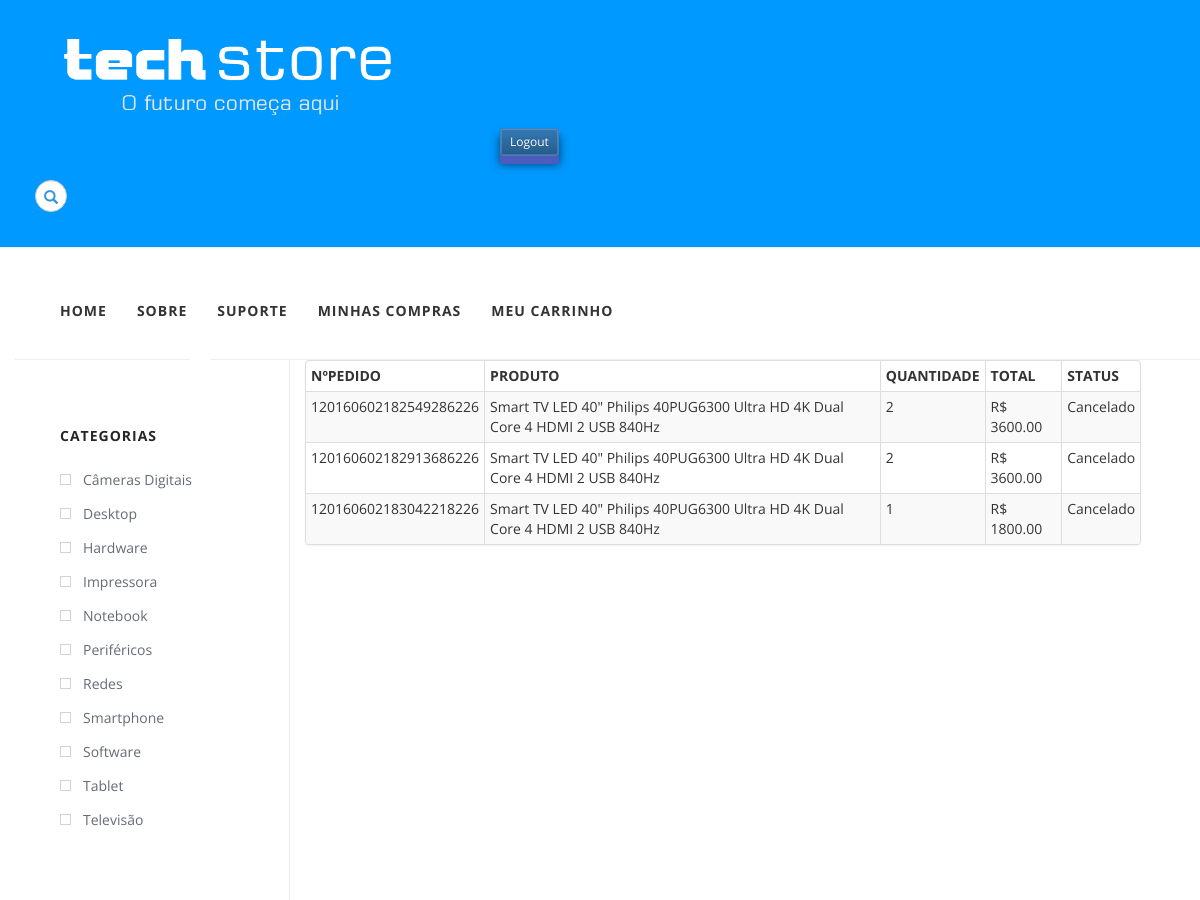
The app's page /compras_realizadas/1/ (signed in, upper part), older data.
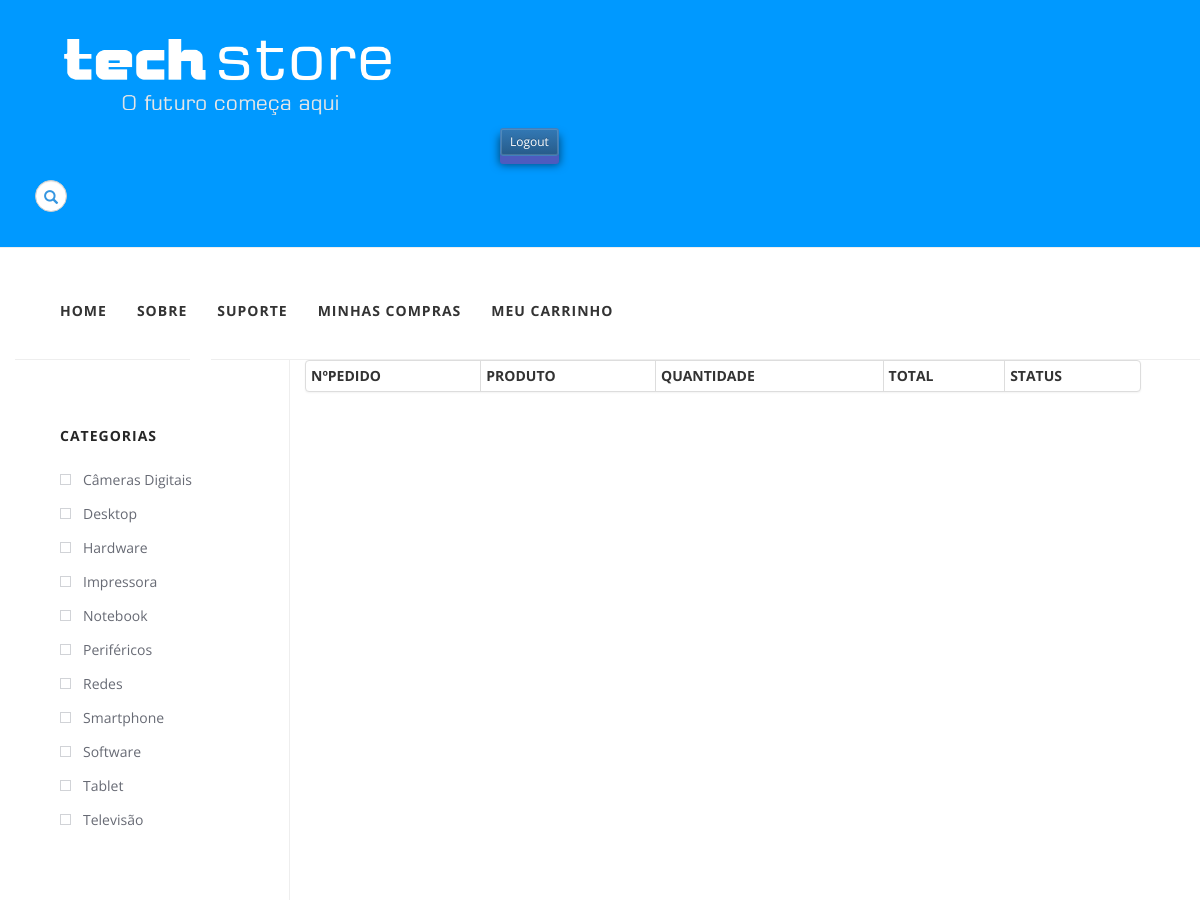
The same page, newer data.
### store/models.py (models this page shows, shortened)
class Carrinho(models.Model):
	id_carrinho = models.AutoField(primary_key=True)
	id_compra = models.CharField(verbose_name=u'Numero Pedido', max_length=10000)
	usuario_compra = models.ForeignKey('auth.User')
	qntd_produtos = models.IntegerField(verbose_name=u'Quantidade de produtos')
	created_date = models.DateTimeField(default=timezone.now)
	produto_compra = models.ForeignKey('Produto')
	preco_total = models.DecimalField(max_digits=15, decimal_places=2, verbose_name=u'Preço Total')
	id_status = models.ForeignKey('Statu')

class Produto(models.Model):
	id_produto = models.AutoField(primary_key=True)
	nome_produto = models.CharField(max_length=160, unique=True)
	descricao_produto = models.TextField()
	imagem_produto = models.FileField(verbose_name=u'Foto do produto')
	categoria_produto = models.CharField(choices= CATEGORIA_CHOICES, max_length=200, verbose_name=u'Categoria')
	preco_produto = models.DecimalField(max_digits=15, decimal_places=2, verbose_name=u'Preço da venda')
	qntd_produto = models.IntegerField(verbose_name=u'Quantidade de estoque')
	valor_compra = models.DecimalField(max_digits=15, decimal_places=2, verbose_name=u'Preço da compra')
	produto_indisponivel = models.BooleanField()
	def __str__(self):
		return self.nome_produto

class Statu(models.Model):
	id_status = models.AutoField(primary_key=True)
	status_info = models.CharField(max_length=160, unique=True, verbose_name=u'Status')
	def __str__(self):
		return self.status_info

### store/views.py (the view)
# urls.py: url(r'^compras_realizadas/(?P<id>[0-9]+)/$', views.Historico),
@login_required
def Historico(request, id):
    cart = Carrinho.objects.filter(usuario_compra=id)
    mylist = []
    for x in cart:
        mylist.append(x.produto_compra)
    listapk = []
    for x in mylist:
        id = Produto.objects.filter(nome_produto__contains = x)
        listapk.append(id[0].id_produto)
    posts = Produto.objects.filter(id_produto__in = listapk)
    return render(request, "store/historico.html", {'posts': posts, 'cart':cart})

### store/templates/store/historico.html (shortened to what this page needs)
{% load staticfiles %}
<!DOCTYPE html PUBLIC "-//W3C//DTD XHTML 1.0 Strict//EN"
	"http://www.w3.org/TR/xhtml1/DTD/xhtml1-strict.dtd">
<html xmlns="http://www.w3.org/1999/xhtml" lang="en" xml:lang="en">
<head>
	<link rel="stylesheet" href="//maxcdn.bootstrapcdn.com/bootstrap/3.2.0/css/bootstrap.min.css">
	<link rel="stylesheet" href="//maxcdn.bootstrapcdn.com/bootstrap/3.2.0/css/bootstrap-theme.min.css">
	<link rel="stylesheet" href="{% static 'store/css/store.css' %}">
	<link rel="stylesheet" href="{% static 'store/css/products.css' %}">
	<link rel="stylesheet" href="{% static 'store/css/search.css' %}">
	<link rel="stylesheet" href="{% static 'store/css/cart.css' %}">
</head>
<body>
	<div class="visible-desktop">
		<div class="page-header">
			<div class="container-fluid">
				{% if user.is_authenticated %}
				<form class="navbar-form navbar-top-right" role="form" action="{% url 'store.views.Logout' id=user.id %}">
					<div class="input-group">
						<a href="{% url 'store.views.Home' %}"><img src="{% static 'store/imagens/techStore-sem-imagem-branco.png' %}"
							width="60%" height="60%"  /></a>
						</div>
						<a href="{% url 'store.views.Logout' id=user.id %}"><button class="btn btn-primary  btn-sm btn3d logout">Logout</button></a>
					</form>
						{% endif %}
					<form class="search-form" method="get" action="{% url 'store.views.Search' %}">
						<div class="form-group has-feedback">
							<input type="text" class="form-control" name="search" id="search" placeholder="search">
							<span class="glyphicon glyphicon-search form-control-feedback"></span>
						</div>
					</form>
				</div>
			</div>
			<div id="wrapper">
				<div class="cart-icon-top">
				</div>
				<div class="cart-icon-bottom">
				</div>
				<div id="header">
					<ul>
						<li><a href="{% url 'store.views.Home' %}">HOME</a></li>
						<li><a href="{% url 'store.views.Sobre' %}">SOBRE</a></li>
						<li><a href="{% url 'store.views.Suporte' %}">SUPORTE</a></li>
						{% if user.is_authenticated %}
						<li><a href="{% url 'store.views.Historico' id=user.id %}">MINHAS COMPRAS</a></li>
						<li><a href="{% url 'store.views.ExibicaoCarrinho' id=user.id %}">MEU CARRINHO</a></li>
						{% endif %}
					</ul>
				</div>
				<div id="sidebar">
					<h3>CATEGORIAS</h3>
					<div class="checklist categories">
						<ul>
							<li><a href="{% url 'store.views.Categories' categoria='cameras' %}"><span></span>Câmeras Digitais</a></li>
							<li><a href="{% url 'store.views.Categories' categoria='desktop' %}"><span></span>Desktop</a></li>
							<li><a href="{% url 'store.views.Categories' categoria='hardware' %}"><span></span>Hardware</a></li>
							<li><a href="{% url 'store.views.Categories' categoria='impressora' %}"><span></span>Impressora</a></li>
							<li><a href="{% url 'store.views.Categories' categoria='notebook' %}"><span></span>Notebook</a></li>
							<li><a href="{% url 'store.views.Categories' categoria='perifericos' %}"><span></span>Periféricos</a></li>
							<li><a href="{% url 'store.views.Categories' categoria='redes' %}"><span></span>Redes</a></li>
							<li><a href="{% url 'store.views.Categories' categoria='smartphone' %}"><span></span>Smartphone</a></li>
							<li><a href="{% url 'store.views.Categories' categoria='software' %}"><span></span>Software</a></li>
							<li><a href="{% url 'store.views.Categories' categoria='tablet' %}"><span></span>Tablet</a></li>
							<li><a href="{% url 'store.views.Categories' categoria='televisao' %}"><span></span>Televisão</a></li>
						</ul>
					</div>
				</div>
				<div class="container-fluid main-container">
					<div class="col-md-9 content">
						<div class="panel panel-default">
							<table class="table table-bordered table-striped table-condensed table-hover">
								<thead>
									<tr>
										<th>NºPEDIDO</th>
										<th>PRODUTO</th>
										<th>QUANTIDADE</th>
										<th>TOTAL</th>
										<th>STATUS</th>
									</tr>
								</thead>
								<tbody>
									{% for carrinho in cart %}
									<tr>
										<td>{{ carrinho.id_compra }}</td>
										<td>{{ carrinho.produto_compra }}</td>
										<td>{{ carrinho.qntd_produtos }}</td>
										<td>R$ {{carrinho.preco_total}}</td>
										<td>{{carrinho.id_status}}</td>
									</tr>
									{% endfor %}
								</tbody>
							</table>
						</div>
					</div>
				</div>
			</div>
		</div>
	</body>
	</html>

### store/static/store/css/store.css (style rules this page uses)
body { padding-left: 15px; }
.page-header { background-color: #0099ff; margin-top: 0; margin-left: -15px; padding: 20px 20px 20px 20px; }
.btn3d.logout { position:relative; top: -6px; border:0; transition: all 40ms linear; margin-top:10px; margin-bottom:10px; margin-left:450px; margin-right:2px; }
.btn3d { position:relative; top: -6px; border:0; transition: all 40ms linear; margin-top:10px; margin-bottom:10px; margin-left:2px; margin-right:2px; }
.btn3d.btn-primary { box-shadow:0 0 0 1px #417fbd inset, 0 0 0 2px rgba(255,255,255,0.15) inset, 0 8px 0 0 #4D5BBE, 0 8px 8px 1px rgba(0,0,0,0.5); background-color:#4274D7; }

### store/static/store/css/search.css (style rules this page uses)
.search-form .form-group { float: center !important; transition: all 0.35s, border-radius 0s; width: 32px; height: 32px; background-color: #fff; box-shadow: 0 1px 1px rgba(0, 0, 0, 0.075) inset; border-radius: 25px; border: 1px solid #ccc; }
.search-form .form-group input.form-control { padding-right: 20px; border: 0 none; background: transparent; box-shadow: none; display:block; }
.search-form .form-group span.form-control-feedback { position: absolute; top: -1px; right: -2px; z-index: 2; display: block; width: 34px; height: 34px; line-height: 34px; text-align: center; color: #3596e0; left: initial; font-size: 14px; }

### store/static/store/css/cart.css (style rules this page uses)
* { margin: 0px; padding: 0px; }
body { font-family: "Open Sans", sans-serif; }
#wrapper { overflow: hidden; height: 100%; width: 100%; background:#fff; }
#header { height:92px; background:#fff1448px -2px no-repeat; border-bottom:1px solid #eee; }
#header ul { padding:33px 0 0 45px; }
#header li { list-style:none; float:left; margin-right:30px; }
#header li a { font-weight:700; color:#333; font-size:14px; text-decoration:none; text-transform:uppercase; letter-spacing:1px; }
#sidebar { float:left; background:#fff; width:275px; padding:13px 0 0 45px; height:1500px; border-right:1px solid #eee; }
#sidebar h3 { color:#262626; text-transform:uppercase; font-size:14px; font-weight:700; padding:35px 0 10px 0; letter-spacing:1px; clear:both; }
#sidebar .checklist { padding:0; }
.checklist ul li { font-size:14px; font-weight:400; list-style:none; padding: 7px 0 7px 23px; }
.checklist li span { float:left; width:11px; height:11px; margin-left:-23px; margin-top:4px; border: 1px solid #d1d3d7; position:relative; }
.checklist li a { color:#676a74; text-decoration:none; -webkit-transition: all 300ms ease-out; -moz-transition: all 300ms ease-out; -ms-transition: all 300ms ease-out; -o-transition: all 300ms ease-out; transition: all 300ms ease-out; }
div.cart-icon-top { position:absolute; background:#fff url("https://s3-us-west-2.amazonaws.com/s.cdpn.io/245657/cart.png") 0 -3px no-repeat; margin:0; width:21px; height:3px; z-index:1; top: 350px; left: 190px; }
div.cart-icon-bottom { position:absolute; background:#fff url("https://s3-us-west-2.amazonaws.com/s.cdpn.io/245657/cart.png") 0 -3px no-repeat; margin:0; width:21px; height:19px; z-index:1; top: 353px; left: 190px; }

Row changes from the older to the newer data that the page shows:
removed Carrinho: id_compra "120160602182549286226", produto_compra "Smart TV LED 40\" Philips 40PUG6300 Ultra HD 4K Dual Core 4 HDMI 2 USB 840Hz", qntd_produtos "2", preco_total "3600.00", id_status "Cancelado"
removed Carrinho: id_compra "120160602182913686226", produto_compra "Smart TV LED 40\" Philips 40PUG6300 Ultra HD 4K Dual Core 4 HDMI 2 USB 840Hz", qntd_produtos "2", preco_total "3600.00", id_status "Cancelado"
removed Carrinho: id_compra "120160602183042218226", produto_compra "Smart TV LED 40\" Philips 40PUG6300 Ultra HD 4K Dual Core 4 HDMI 2 USB 840Hz", qntd_produtos "1", preco_total "1800.00", id_status "Cancelado"
